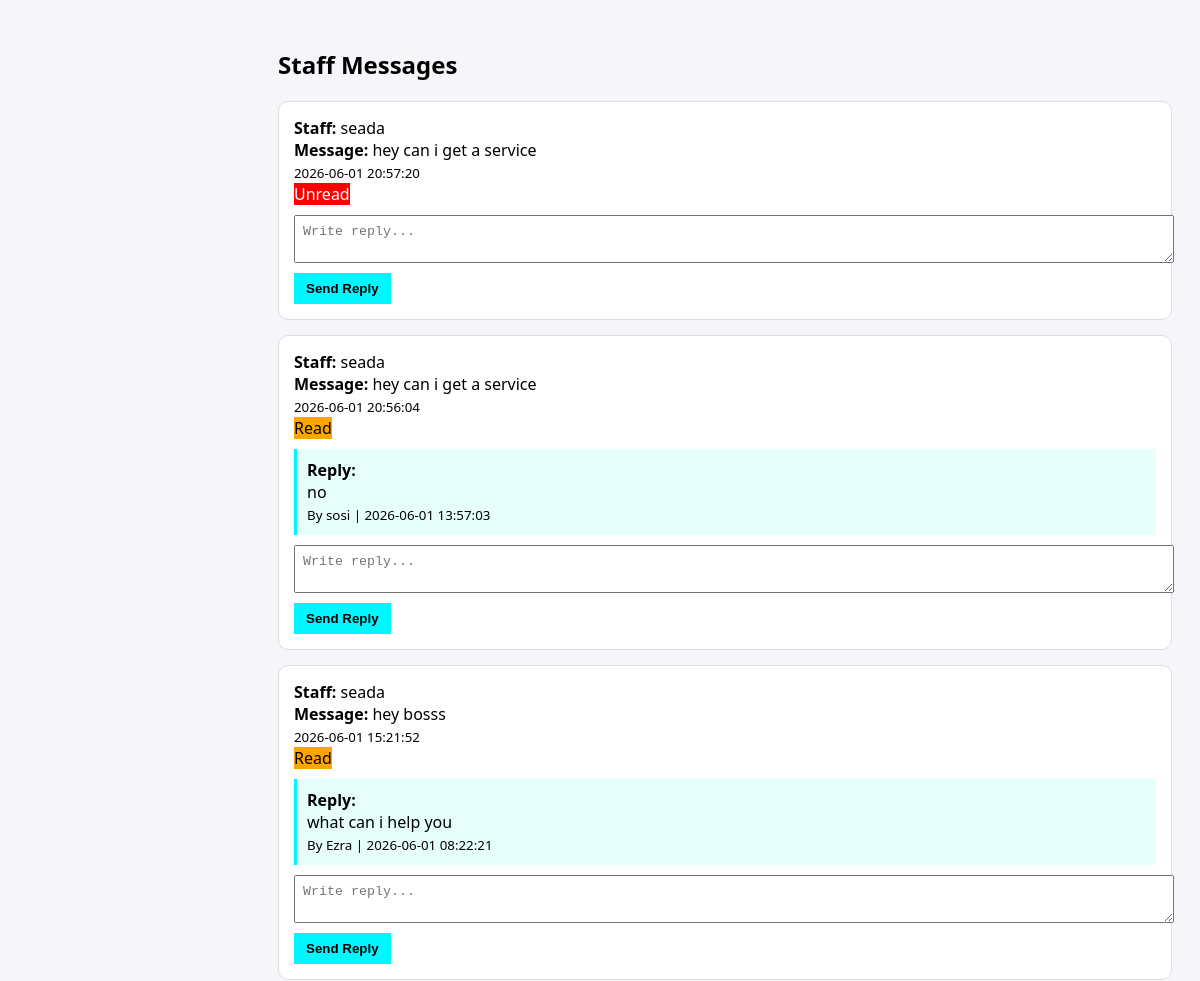
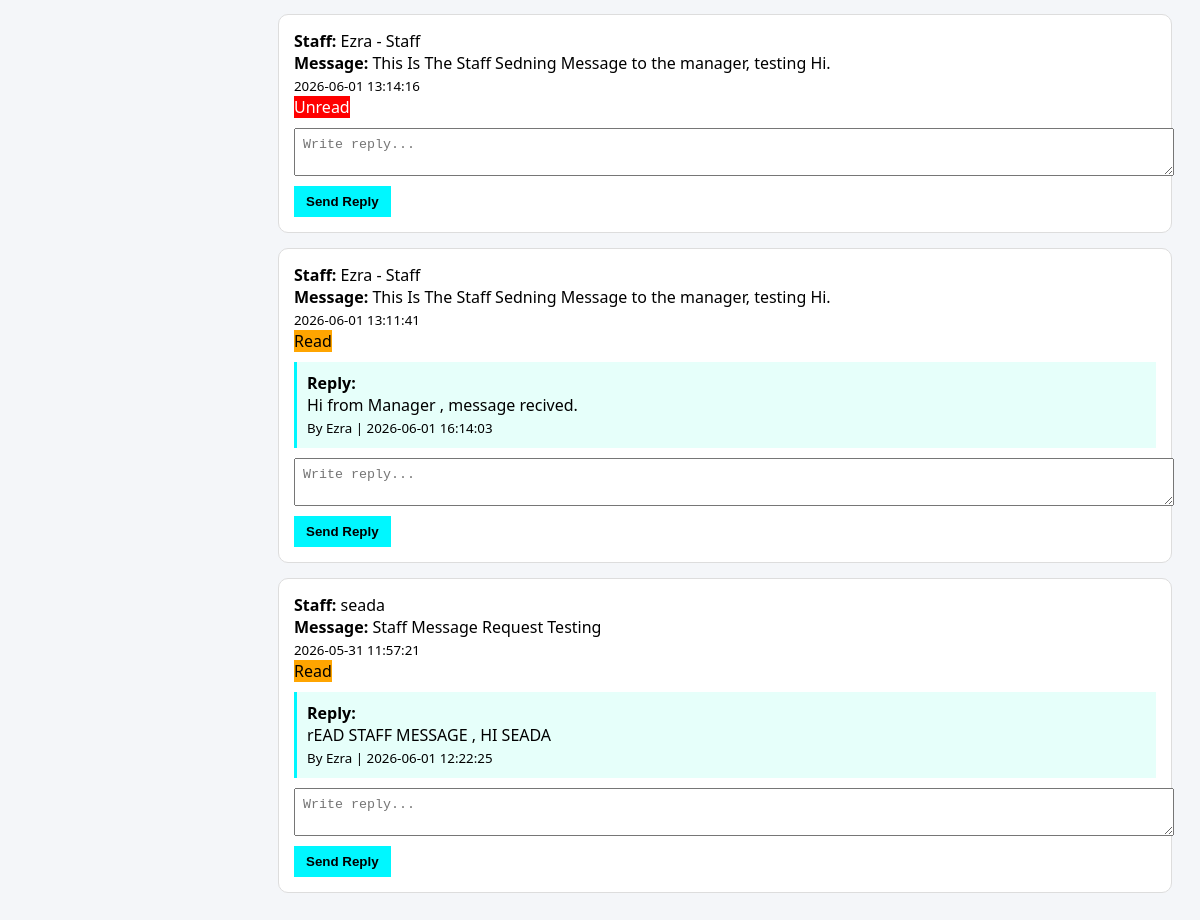
Page /dashboard/Manager/manager_view_staff_comments.php (signed in) on the committed database (2 pictures, top to bottom).
### tables this page shows
CREATE TABLE `staff_comments` (
  `id` int(11) NOT NULL,
  `staff_name` varchar(100) NOT NULL,
  `message` text NOT NULL,
  `created_at` timestamp NOT NULL DEFAULT current_timestamp(),
  `status` enum('Unread','Read') DEFAULT 'Unread',
  `reply` text DEFAULT NULL,
  `replied_by` varchar(100) DEFAULT NULL,
  `replied_at` datetime DEFAULT NULL
);

### dashboard/Manager/manager_view_staff_comments.php (the view, shortened to what this page needs)
<?php
require_once __DIR__ . '/../../config/db.php';
$comments = mysqli_query($conn, "
    SELECT * FROM staff_comments
    ORDER BY created_at DESC
");
?>
<!DOCTYPE html>
<html>
<head>
</head>
<body>
<div class="main">
<h2>Staff Messages</h2>
<?php while($c = mysqli_fetch_assoc($comments)){ ?>
<div class="box">
    <b>Staff:</b> <?php echo htmlspecialchars($c['staff_name']); ?><br>
    <b>Message:</b> <?php echo htmlspecialchars($c['message']); ?><br>
    <small><?php echo $c['created_at']; ?></small><br>
    <span class="<?php echo $c['status']; ?>">
        <?php echo $c['status']; ?>
    </span>
    <?php if(!empty($c['reply'])){ ?>
        <div class="reply">
            <b>Reply:</b><br>
            <?php echo htmlspecialchars($c['reply']); ?><br>
            <small>
                By <?php echo $c['replied_by']; ?> |
                <?php echo $c['replied_at']; ?>
            </small>
        </div>
    <?php } ?>
    <form method="POST">
        <textarea name="reply" placeholder="Write reply..." required></textarea>
        <button name="reply_submit">Send Reply</button>
    </form>
</div>
<?php } ?>
</div>
</body>
</html>

### dashboard/Manager/manager_view_staff_comments.php (style rules this page uses)
body { font-family:Segoe UI; background:#f4f6f9; }
.main { margin-left:250px; padding:20px; }
.box { background:white; padding:15px; margin-bottom:15px; border-radius:10px; border:1px solid #ddd; }
textarea { width:100%; margin-top:10px; padding:8px; }
button { margin-top:5px; padding:8px 12px; background:#00f7ff; border:none; cursor:pointer; font-weight:bold; }
.Unread { background:red;color:white; }
.Read { background:orange;color:black; }
.reply { background:#e6fffa; padding:10px; margin-top:10px; border-left:3px solid #00f7ff; }

### rows in the picture
staff_comments: staff_name "seada", message "hey can i get a service", created_at "2026-06-01 20:57:20", status "Unread"
staff_comments: staff_name "seada", message "hey can i get a service", created_at "2026-06-01 20:56:04", status "Read", reply "no", replied_by "sosi", replied_at "2026-06-01 13:57:03"
staff_comments: staff_name "seada", message "hey bosss", created_at "2026-06-01 15:21:52", status "Read", reply "what can i help you", replied_by "Ezra", replied_at "2026-06-01 08:22:21"
staff_comments: staff_name "Ezra - Staff", message "This Is The Staff Sedning Message to the manager, testing Hi.", created_at "2026-06-01 13:14:16", status "Unread"
staff_comments: staff_name "Ezra - Staff", message "This Is The Staff Sedning Message to the manager, testing Hi.", created_at "2026-06-01 13:11:41", status "Read", reply "Hi from Manager , message recived.", replied_by "Ezra", replied_at "2026-06-01 16:14:03"
staff_comments: staff_name "seada", message "Staff Message Request Testing", created_at "2026-05-31 11:57:21", status "Read", reply "rEAD STAFF MESSAGE , HI SEADA", replied_by "Ezra", replied_at "2026-06-01 12:22:25"
